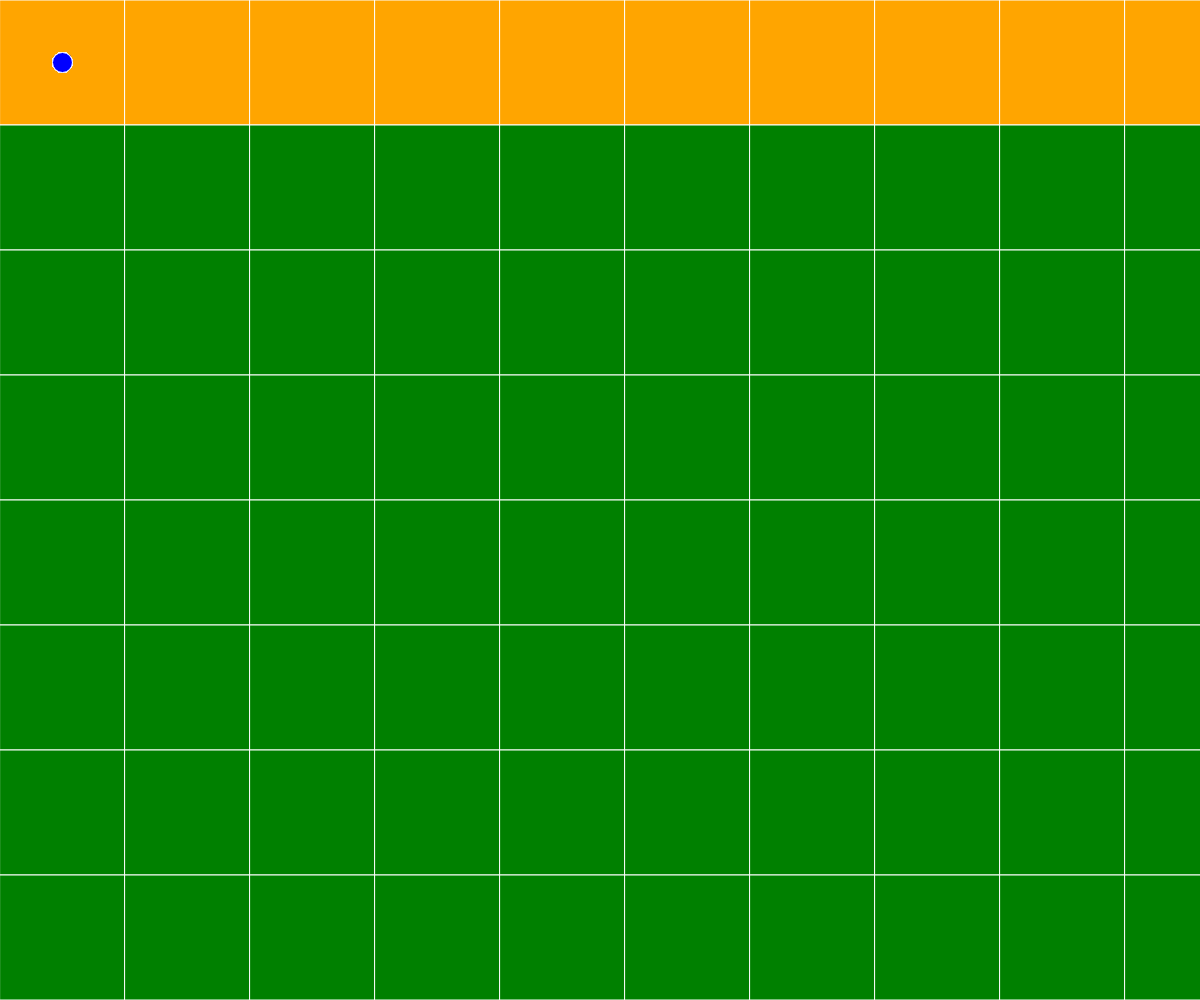
Frame 1 (no input)
Frame 60 (no input): identical to frame 1, image omitted
Frame 120 (the mouse pressed at the canvas centre since frame 60): identical to frame 1, image omitted

The p5.js sketch that drew this single still picture (run headless with seeded random() and noise() and a simulated clock; from frame 60 on, the mouse is pressed at the canvas centre):

// p5.js sketch
// ── sketch.js
// Arrays and Object Notation Assignment
// Syhon Rylott
// Oct 8, 2024
//
// Extra for Experts:
// - describe what you did to take this project "above and beyond"


// function setup() {
//   createCanvas(windowWidth, windowHeight);
// }

// function draw() {
//   background(220);
// }

let cellSize;

function setup() {
  createCanvas(windowWidth, windowHeight);
  if(width > height) {
    cellSize = height/8;
  }
  else {
    cellSize = width/16;
  }
}

function draw() {
  background(220);
  
  for(let y = 0; y < 8; y++) {
    for(let x = 0; x < 16; x++) {
      if (y === 0) {
        fill("orange");
        stroke("white");
        square(x * cellSize, y * cellSize, cellSize);
        // last here with circle
        fill("blue");
        circle(cellSize/2, cellSize/2, 20);
      }
      else {
        fill("green");
        square(x * cellSize, y * cellSize, cellSize);
      }
    }
  }
}

function characterPlacement() {

}
